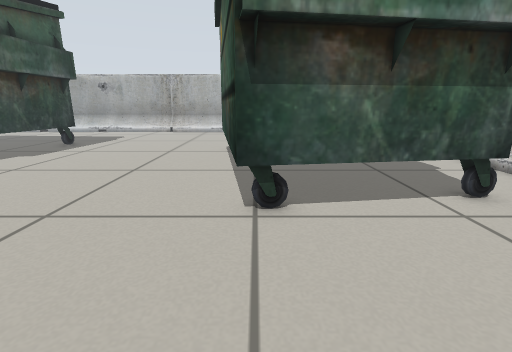
view 1 (above)

17 first-person views from a walk through a Gazebo world. The camera is 0.51 m above the floor, tilts 14° down and sees 85° across. Floor lines are 1 m apart. The floor is counted in squares, 0.25 m on a side. Each view is taken from the middle of a square. On the plan, view 1 faces up. The plan holds only what a view shows up to about 16 squares ahead; the rest is blank.

view 2
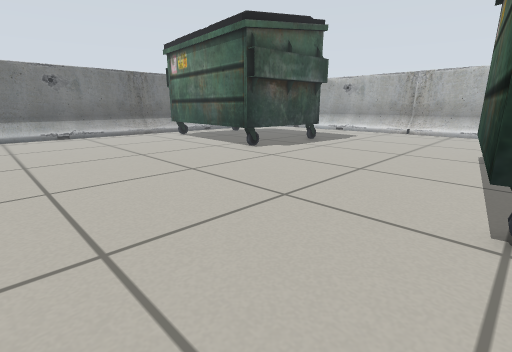

view 3
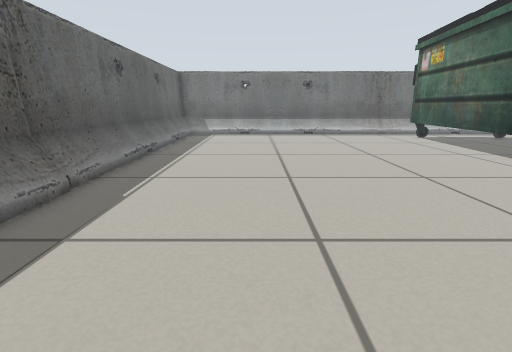

view 4
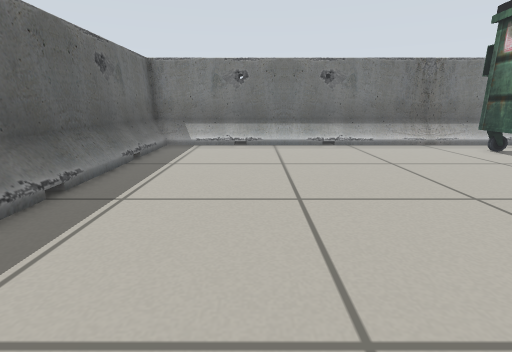

view 5
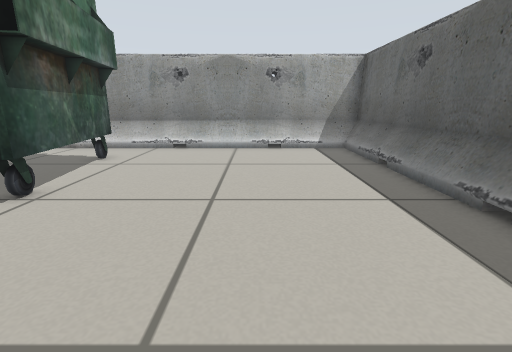

view 6
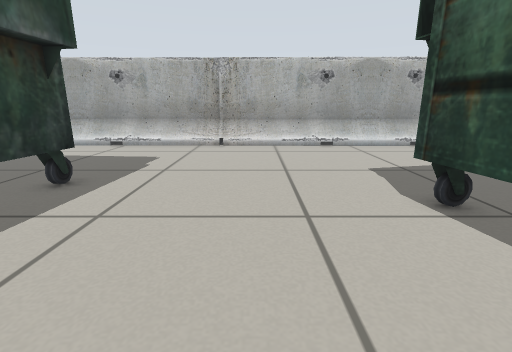

view 7
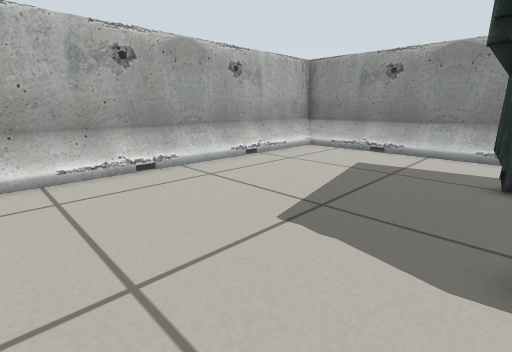

view 8
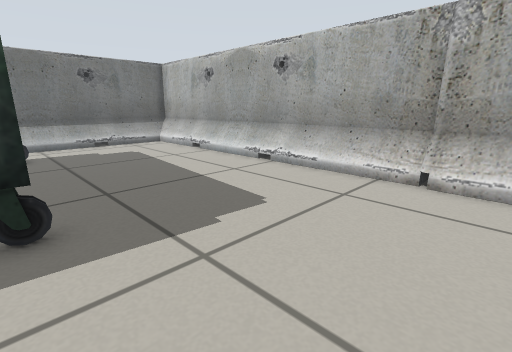

view 9
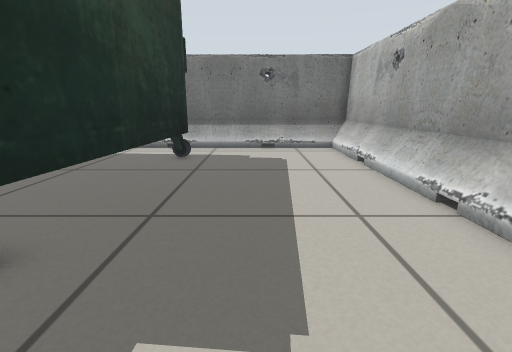

view 10
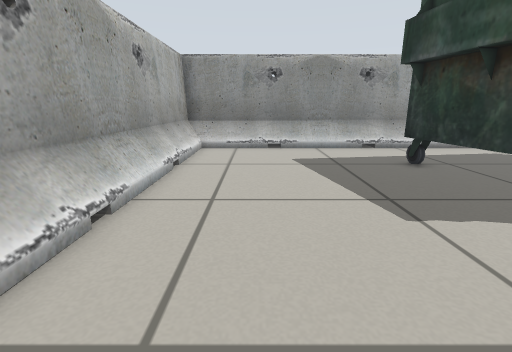

view 11
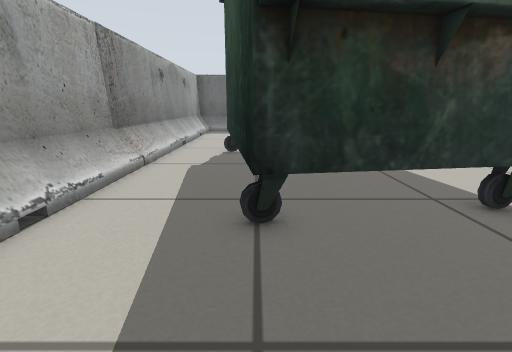

view 12
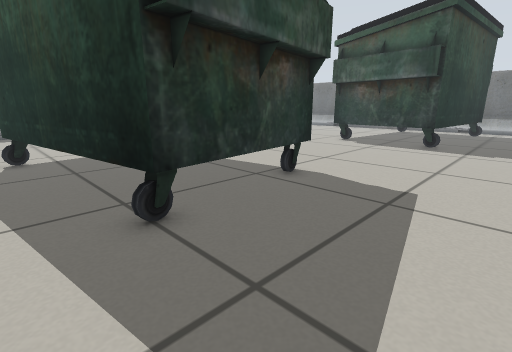

view 13
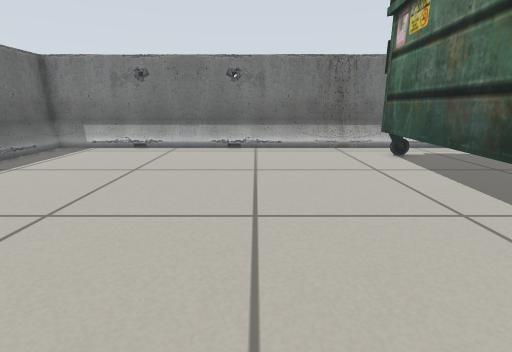

view 14
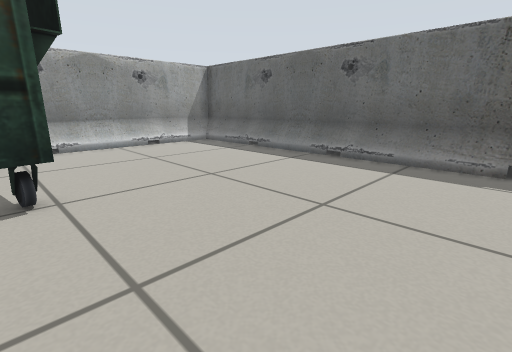

view 15
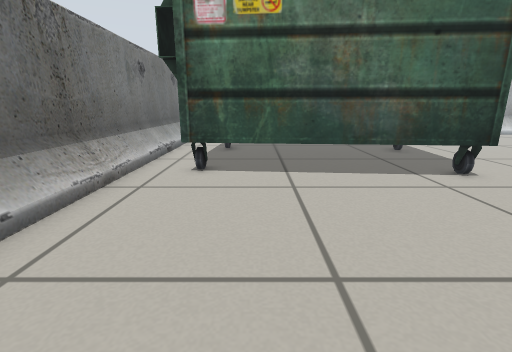

view 16
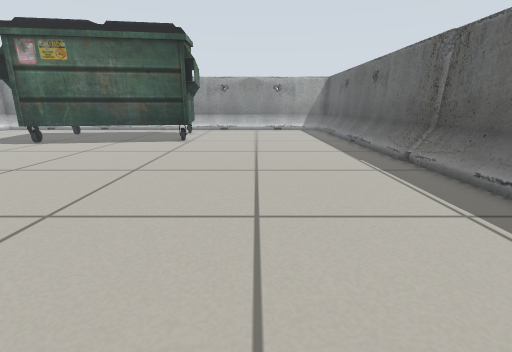

view 17
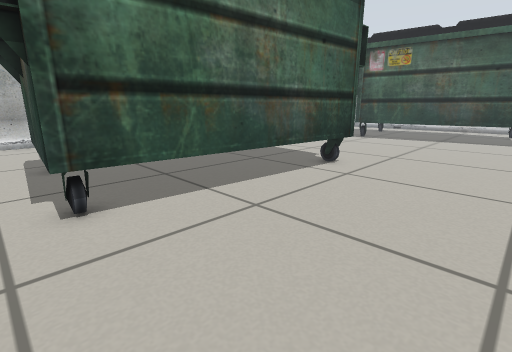

### Floor plan
Key: @ floor where view 1 was taken; . floor; U dumpster; B barrier.
Columns run from 22 left of view 1 to 9 right of it. Each row starts with its distance up from view 1.
 24 B BBBBBBBBBBBBBBBBBBBBBBBBBBBB B
 23 BBBBBBBBBBBBBBBBBBBBBBBBBBBBBBBB
 22 BB............................BB
 21 BB............................BB
 20 BB............................BB
 19 BB............................BB
 18 BB............................BB
 17 BB............................BB
 16 BB.UUUUUUUUU..................BB
 15 BB.U       UUU........UUUUU...BB
 14 BB.U       UUU......UUUUUUU...BB
 13 BB U       UU.......UU    U...BB
 12 BBUU       UU........U    U...BB
 11 BBUU       UU........U    UU..BB
 10 BB.UUUUUUUUUU........UU    U..BB
  9  B...................UU    U..B
  8 BB...................UU    U..BB
  7 BB...................UU    U..BB
  6 BB....................U  UUU..BB
  5 BB....................UUUUUU..BB
  4 BB............................BB
  3 BB............................BB
  2 BB............................BB
  1 BB............................BB
  0 BB....................@.......BB
 -1 BB............................BB
 -2 BB............................BB
 -3 BB............................BB
 -4 BB............................BB
 -5  BBBBBBBBBBBBBBBBBBBBBBBBBBBBBBB
 -6 BBBBBBBBBBBBBBBBBB   B    B

Positions as (right, up) in squares from view 1, and headings:
1: (0, 0), facing up
2: (0, 0), facing up-left
3: (0, 0), facing left
4: (-6, 0), facing left
5: (-6, 0), facing right
6: (-5, 8), facing up
7: (-5, 14), facing up-right
8: (-5, 15), facing up-left
9: (-7, 19), facing left
10: (-6, 20), facing right
11: (4, 19), facing down
12: (6, 19), facing down-left
13: (-7, 5), facing left
14: (-7, 6), facing down-right
15: (-17, 2), facing up
16: (-17, 1), facing right
17: (-20, 5), facing up-right
